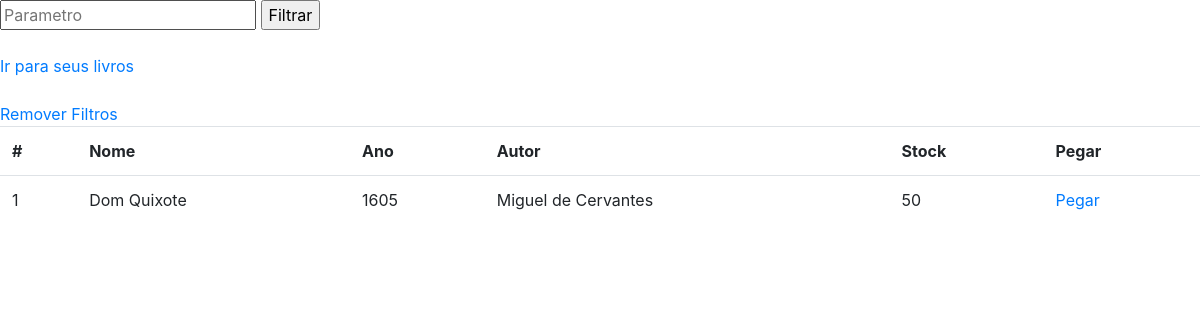
Screenshot of /Catalogo.php?abc=Dom Quixote (signed in) with the database file from the repository.
### tables this page shows
create table livros (
    codigo integer not null auto_increment,
    nome varchar(100) not null,
    autor varchar(100) not null,
    anoDePublicacao varchar(4) not null,
    stock integer not null,
    primary key (codigo)
);

### Catalogo.php (the view, shortened to what this page needs)
<!DOCTYPE html>
<html lang="en">
<head>
<link rel="stylesheet" href="https://cdn.jsdelivr.net/npm/bootstrap@4.1.3/dist/css/bootstrap.min.css">
</head>
<body>
</body>
</html>
<form action="Catalogo.php" method = "GET">
<input type="text" name = "abc" placeholder="Parametro">
<input type="submit" value="Filtrar">
<br><br>
<a href="Inicio.php">Ir para seus livros</a>
<br><br>
</form>
<?php
if(isset($_GET["abc"])) {
    echo("<a href=\"Catalogo.php\">Remover Filtros</a>");
    $para = $_GET["abc"];
}
if(isset($_SESSION["usuario"])) {
    if ($_SESSION["usuario"] == true) {
    $Banco = mysqli_connect("localhost","root","","Banco");
if(isset($para)) {
    $select = "select * from livros where nome like '%$para%'";
}else{
    $select = "select * from livros";
}
    $resultado = mysqli_query($Banco, $select);
    echo ("<table class = 'table'> <th scope = 'col'>#</th>
    <th scope = 'col'>Nome</th>
    <th scope = 'col'>Ano</th>
    <th scope = 'col'>Autor</th>
    <th scope = 'col'>Stock</th>
    <th scope = 'col'>Pegar</th>
           ");
        while($linha = mysqli_fetch_array($resultado)) {
            echo "<tr> <td>".$linha['codigo']."</td>";
            echo "<td>".$linha['nome']."</td>";
            echo "<td>".$linha['anoDePublicacao']."</td>";
            echo "<td>".$linha['autor']."</td>";
            echo "<td>".$linha['stock']."</td>";
            if($linha['stock'] !== "0") {
                echo "<td>"."<a href=\"LivroI.php?codigo=".$linha['codigo']."\">Pegar</a>"."</td>";
            }else{
                echo "<td>Esgotado</td>";
            }
            echo("</tr>");
        }
        echo("</table>");
}else{
    header("Location: login.php?msg=PreicaLogar");
}
}
?>

### rows the page displays
livros: codigo "1", nome "Dom Quixote", anoDePublicacao "1605", autor "Miguel de Cervantes", stock "50"
